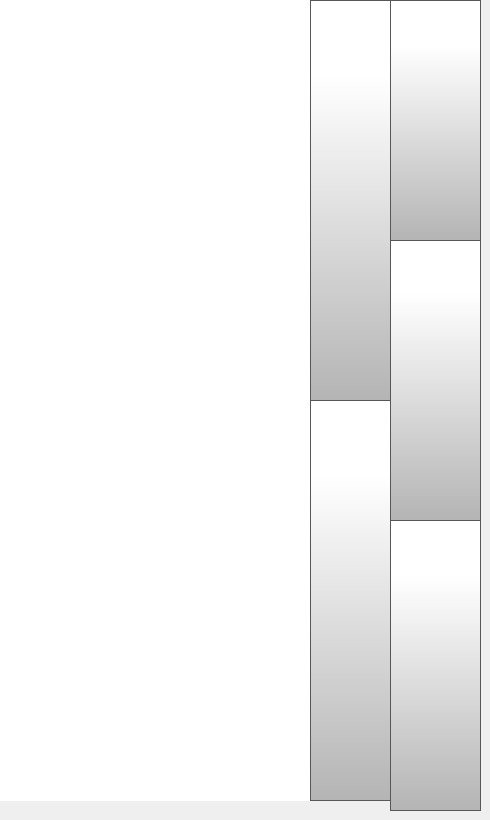
    <widget class="QWidget" name="fileListUSBPage">
     <widget class="QPushButton" name="USBStorageSaveButton">
      <property name="geometry">
       <rect>
        <x>390</x>
        <y>240</y>
        <width>91</width>
        <height>281</height>
       </rect>
      </property>
      <property name="minimumSize">
       <size>
        <width>0</width>
        <height>0</height>
       </size>
      </property>
      <property name="font">
       <font>
        <family>Gotham Light</family>
        <pointsize>9</pointsize>
       </font>
      </property>
      <property name="styleSheet">
       <string notr="true">QPushButton {
     border: 1px solid rgb(87, 87, 87);
	background-color: qlineargradient(spread:pad, x1:0, y1:1, x2:0, y2:0.188, stop:0 rgba(180, 180, 180, 255), stop:1 rgba(255, 255, 255, 255));

}

QPushButton:pressed {
    background-color: qlineargradient(x1: 0, y1: 0, x2: 0, y2: 1,
                                      stop: 0 #dadbde, stop: 1 #f6f7fa);
}

QPushButton:flat {
    border: none; /* no border for a flat push button */
}

QPushButton:default {
    border-color: navy; /* make the default button prominent */
}

QPushButton:focus {
	outline: none;
}</string>
      </property>
      <property name="text">
       <string/>
      </property>
      <property name="icon">
       <iconset>
        <normaloff>templates/img/icon.png</normaloff>templates/img/icon.png</iconset>
      </property>
      <property name="iconSize">
       <size>
        <width>50</width>
        <height>50</height>
       </size>
      </property>
      <property name="checkable">
       <bool>false</bool>
      </property>
      <property name="autoDefault">
       <bool>false</bool>
      </property>
      <property name="default">
       <bool>false</bool>
      </property>
      <property name="flat">
       <bool>false</bool>
      </property>
     </widget>
     <widget class="QPushButton" name="USBStorageScrollUp">
      <property name="geometry">
       <rect>
        <x>310</x>
        <y>0</y>
        <width>81</width>
        <height>401</height>
       </rect>
      </property>
      <property name="minimumSize">
       <size>
        <width>0</width>
        <height>0</height>
       </size>
      </property>
      <property name="font">
       <font>
        <family>Gotham Light</family>
        <pointsize>9</pointsize>
       </font>
      </property>
      <property name="styleSheet">
       <string notr="true">QPushButton {

     border: 1px solid rgb(87, 87, 87);
	background-color: qlineargradient(spread:pad, x1:0, y1:1, x2:0, y2:0.188, stop:0 rgba(180, 180, 180, 255), stop:1 rgba(255, 255, 255, 255));

}

QPushButton:pressed {
    background-color: qlineargradient(x1: 0, y1: 0, x2: 0, y2: 1,
                                      stop: 0 #dadbde, stop: 1 #f6f7fa);
}

QPushButton:flat {
    border: none; /* no border for a flat push button */
}

QPushButton:default {
    border-color: navy; /* make the default button prominent */
}

QPushButton:focus {
	outline: none;
}</string>
      </property>
      <property name="text">
       <string/>
      </property>
      <property name="icon">
       <iconset>
        <normaloff>templates/img/arrows.png</normaloff>templates/img/arrows.png</iconset>
      </property>
      <property name="iconSize">
       <size>
        <width>40</width>
        <height>40</height>
       </size>
      </property>
      <property name="checkable">
       <bool>false</bool>
      </property>
      <property name="autoRepeat">
       <bool>true</bool>
      </property>
      <property name="autoExclusive">
       <bool>false</bool>
      </property>
      <property name="autoDefault">
       <bool>false</bool>
      </property>
      <property name="default">
       <bool>false</bool>
      </property>
      <property name="flat">
       <bool>false</bool>
      </property>
     </widget>
     <widget class="QPushButton" name="USBStorageSelectButton">
      <property name="geometry">
       <rect>
        <x>390</x>
        <y>0</y>
        <width>91</width>
        <height>241</height>
       </rect>
      </property>
      <property name="minimumSize">
       <size>
        <width>0</width>
        <height>0</height>
       </size>
      </property>
      <property name="font">
       <font>
        <family>Gotham Light</family>
        <pointsize>9</pointsize>
       </font>
      </property>
      <property name="styleSheet">
       <string notr="true">QPushButton {
     border: 1px solid rgb(87, 87, 87);
	background-color: qlineargradient(spread:pad, x1:0, y1:1, x2:0, y2:0.188, stop:0 rgba(180, 180, 180, 255), stop:1 rgba(255, 255, 255, 255));


}

QPushButton:pressed {
    background-color: qlineargradient(x1: 0, y1: 0, x2: 0, y2: 1,
                                      stop: 0 #dadbde, stop: 1 #f6f7fa);
}

QPushButton:flat {
    border: none; /* no border for a flat push button */
}

QPushButton:default {
    border-color: navy; /* make the default button prominent */
}

QPushButton:focus {
	outline: none;
}</string>
      </property>
      <property name="text">
       <string/>
      </property>
      <property name="icon">
       <iconset>
        <normaloff>templates/img/verification-mark.png</normaloff>templates/img/verification-mark.png</iconset>
      </property>
      <property name="iconSize">
       <size>
        <width>50</width>
        <height>50</height>
       </size>
      </property>
      <property name="checkable">
       <bool>false</bool>
      </property>
      <property name="autoDefault">
       <bool>false</bool>
      </property>
      <property name="default">
       <bool>false</bool>
      </property>
      <property name="flat">
       <bool>false</bool>
      </property>
     </widget>
     <widget class="QPushButton" name="USBStorageBackButton">
      <property name="geometry">
       <rect>
        <x>390</x>
        <y>520</y>
        <width>91</width>
        <height>291</height>
       </rect>
      </property>
      <property name="minimumSize">
       <size>
        <width>0</width>
        <height>0</height>
       </size>
      </property>
      <property name="font">
       <font>
        <family>Gotham Light</family>
        <pointsize>9</pointsize>
       </font>
      </property>
      <property name="styleSheet">
       <string notr="true">QPushButton {
        border: 1px solid rgb(87, 87, 87);
	background-color: qlineargradient(spread:pad, x1:0, y1:1, x2:0, y2:0.188, stop:0 rgba(180, 180, 180, 255), stop:1 rgba(255, 255, 255, 255));


}

QPushButton:pressed {
    background-color: qlineargradient(x1: 0, y1: 0, x2: 0, y2: 1,
                                      stop: 0 #dadbde, stop: 1 #f6f7fa);
}

QPushButton:flat {
    border: none; /* no border for a flat push button */
}

QPushButton:default {
    border-color: navy; /* make the default button prominent */
}

QPushButton:focus {
	outline: none;
}</string>
      </property>
      <property name="text">
       <string/>
      </property>
      <property name="icon">
       <iconset>
        <normaloff>templates/img/arrows-4.png</normaloff>templates/img/arrows-4.png</iconset>
      </property>
      <property name="iconSize">
       <size>
        <width>50</width>
        <height>50</height>
       </size>
      </property>
      <property name="checkable">
       <bool>false</bool>
      </property>
      <property name="autoDefault">
       <bool>false</bool>
      </property>
      <property name="default">
       <bool>false</bool>
      </property>
      <property name="flat">
       <bool>false</bool>
      </property>
     </widget>
     <widget class="QPushButton" name="USBStorageScrollDown">
      <property name="geometry">
       <rect>
        <x>310</x>
        <y>400</y>
        <width>81</width>
        <height>401</height>
       </rect>
      </property>
      <property name="minimumSize">
       <size>
        <width>0</width>
        <height>0</height>
       </size>
      </property>
      <property name="font">
       <font>
        <family>Gotham Light</family>
        <pointsize>9</pointsize>
       </font>
      </property>
      <property name="styleSheet">
       <string notr="true">QPushButton {
     border: 1px solid rgb(87, 87, 87);
	background-color: qlineargradient(spread:pad, x1:0, y1:1, x2:0, y2:0.188, stop:0 rgba(180, 180, 180, 255), stop:1 rgba(255, 255, 255, 255));


}

QPushButton:pressed {
    background-color: qlineargradient(x1: 0, y1: 0, x2: 0, y2: 1,
                                      stop: 0 #dadbde, stop: 1 #f6f7fa);
}

QPushButton:flat {
    border: none; /* no border for a flat push button */
}

QPushButton:default {
    border-color: navy; /* make the default button prominent */
}

QPushButton:focus {
	outline: none;
}</string>
      </property>
      <property name="text">
       <string/>
      </property>
      <property name="icon">
       <iconset>
        <normaloff>templates/img/arrows-5.png</normaloff>templates/img/arrows-5.png</iconset>
      </property>
      <property name="iconSize">
       <size>
        <width>40</width>
        <height>40</height>
       </size>
      </property>
      <property name="checkable">
       <bool>false</bool>
      </property>
      <property name="autoRepeat">
       <bool>true</bool>
      </property>
      <property name="autoExclusive">
       <bool>false</bool>
      </property>
      <property name="autoDefault">
       <bool>false</bool>
      </property>
      <property name="default">
       <bool>false</bool>
      </property>
      <property name="flat">
       <bool>false</bool>
      </property>
     </widget>
     <widget class="QListWidget" name="fileListWidgetUSB">
      <property name="geometry">
       <rect>
        <x>0</x>
        <y>0</y>
        <width>311</width>
        <height>801</height>
       </rect>
      </property>
      <property name="font">
       <font>
        <family>Gotham</family>
        <pointsize>17</pointsize>
       </font>
      </property>
      <property name="styleSheet">
       <string notr="true">

QListView {
    show-decoration-selected: 1; /* make the selection span the entire width
 of the view */
	background-color: rgb(255, 255, 255);
outline: none;
}

QListView::item:!selected {
	color: black;
outline: none;
}

QListView::item:selected {
    border:  rgb(182, 182, 182);
	color: rgb(255, 255, 255);
	background-color: rgb(40, 40, 40);
outline: none;
}

QListView::item:selected:!active {
     border: 1px solid rgb(182, 182, 182);
	background-color: rgb(40,40,40);
outline: none;

}

QListView::item:selected:active {
     border: 1px solid  rgb(182, 182, 182);
	background-color: rgb(40,40,40);
outline: none;
}

QListView::item:selected:focus {
	outline: none;
}
</string>
      </property>
      <property name="frameShape">
       <enum>QFrame::NoFrame</enum>
      </property>
      <property name="frameShadow">
       <enum>QFrame::Plain</enum>
      </property>
      <property name="verticalScrollBarPolicy">
       <enum>Qt::ScrollBarAlwaysOff</enum>
      </property>
      <property name="horizontalScrollBarPolicy">
       <enum>Qt::ScrollBarAlwaysOff</enum>
      </property>
      <property name="autoScrollMargin">
       <number>4</number>
      </property>
      <property name="verticalScrollMode">
       <enum>QAbstractItemView::ScrollPerItem</enum>
      </property>
      <property name="spacing">
       <number>8</number>
      </property>
     </widget>
     <zorder>USBStorageSaveButton</zorder>
     <zorder>USBStorageSelectButton</zorder>
     <zorder>USBStorageBackButton</zorder>
     <zorder>fileListWidgetUSB</zorder>
     <zorder>USBStorageScrollDown</zorder>
     <zorder>USBStorageScrollUp</zorder>
    </widget>
